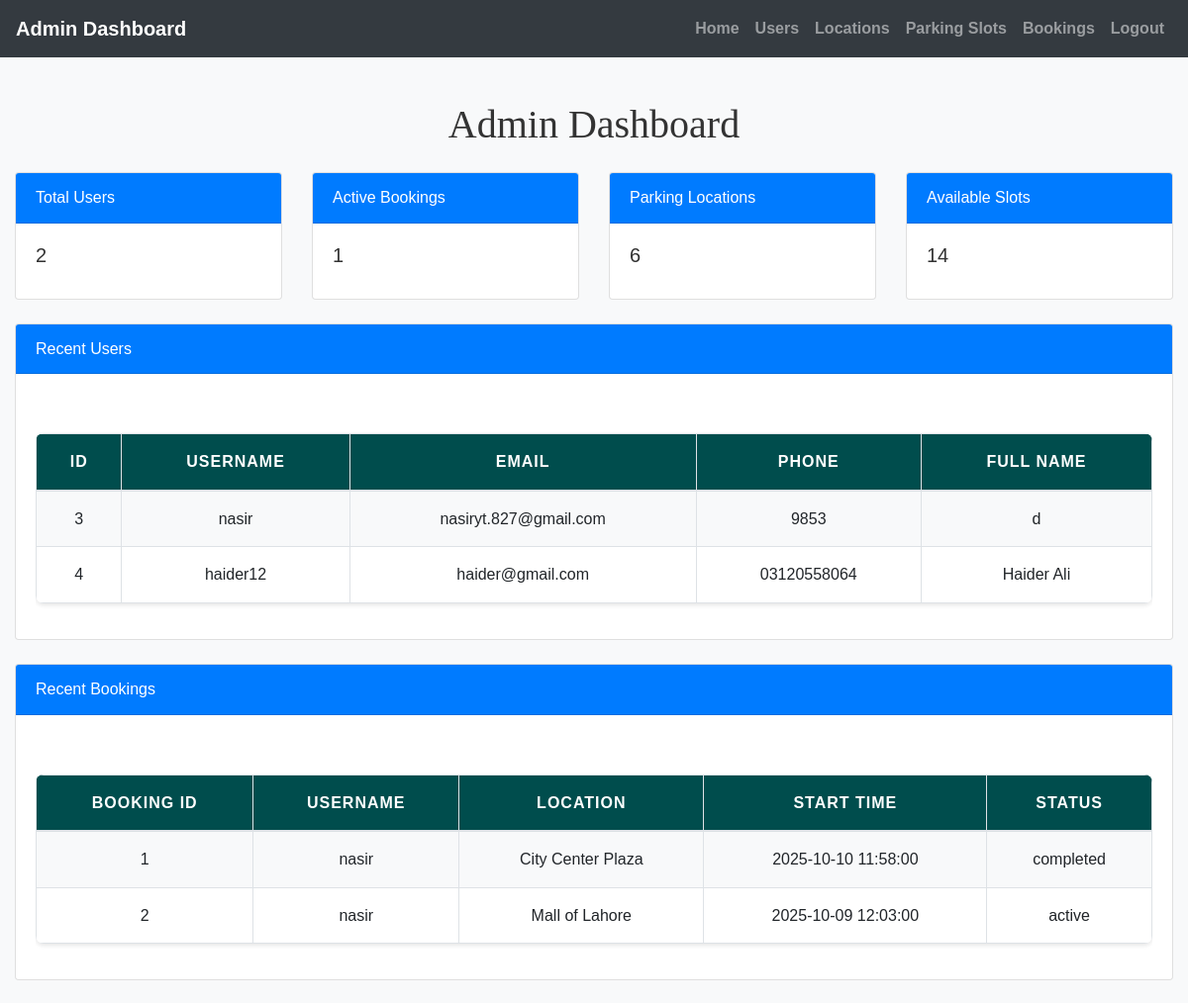
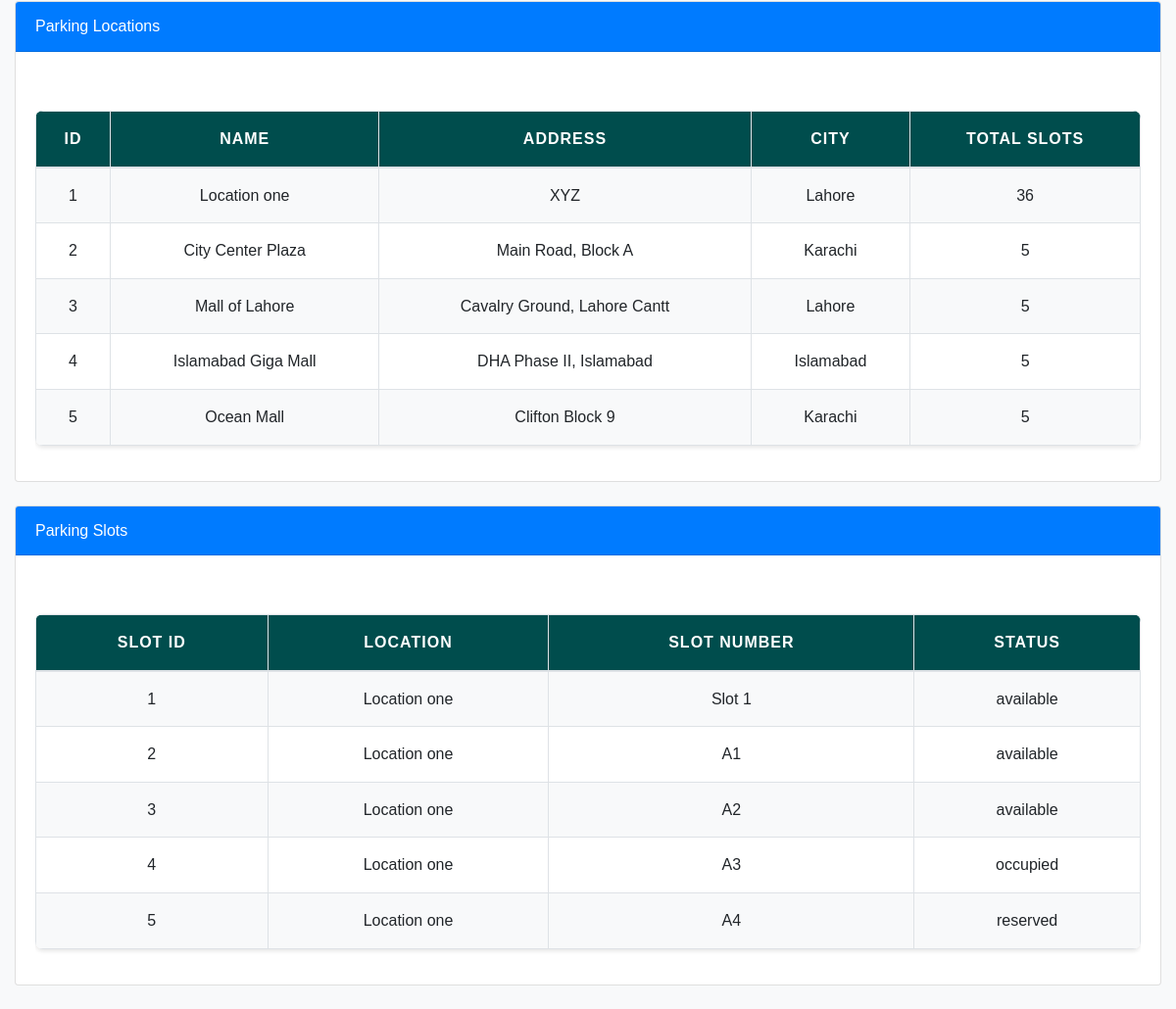
/admin/admin_home.php (signed in), run on the app's committed database (2 pictures, top to bottom).
### tables this page shows
CREATE TABLE `users` (
  `id` int(11) NOT NULL,
  `username` varchar(50) NOT NULL,
  `password` varchar(255) NOT NULL,
  `email` varchar(100) NOT NULL,
  `phone` varchar(20) NOT NULL,
  `age` int(11) DEFAULT NULL,
  `full_name` varchar(255) NOT NULL,
  `bio` text DEFAULT NULL
);

CREATE TABLE `bookings` (
  `booking_id` int(11) NOT NULL,
  `user_id` int(11) NOT NULL,
  `slot_id` int(11) NOT NULL,
  `location_id` int(11) NOT NULL,
  `start_time` datetime NOT NULL,
  `duration` int(11) NOT NULL,
  `end_time` datetime NOT NULL,
  `status` enum('active','completed','cancelled') NOT NULL DEFAULT 'active',
  `estimated_arrival_time` datetime DEFAULT NULL,
  `created_at` datetime NOT NULL DEFAULT current_timestamp()
);

CREATE TABLE `parking_locations` (
  `location_id` int(11) NOT NULL,
  `name` varchar(100) NOT NULL,
  `address` varchar(255) NOT NULL,
  `city` varchar(50) NOT NULL,
  `latitude` decimal(9,6) NOT NULL,
  `longitude` decimal(9,6) NOT NULL,
  `total_slots` int(11) NOT NULL,
  `created_at` datetime NOT NULL DEFAULT current_timestamp(),
  `updated_at` datetime NOT NULL DEFAULT current_timestamp() ON UPDATE current_timestamp()
);

CREATE TABLE `parking_slots` (
  `slot_id` int(11) NOT NULL,
  `location_id` int(11) NOT NULL,
  `slot_number` varchar(10) NOT NULL,
  `status` enum('available','occupied','reserved') NOT NULL DEFAULT 'available',
  `updated_at` datetime NOT NULL DEFAULT current_timestamp() ON UPDATE current_timestamp()
);

### admin/admin_home.php (the view, shortened to what this page needs)
<?php
include('config.php');
$users_query = "SELECT * FROM users LIMIT 5";
$users_result = mysqli_query($conn, $users_query);
$bookings_query = "SELECT b.*, u.username, pl.name as location_name
                 FROM bookings b
                 JOIN users u ON b.user_id = u.id
                 JOIN parking_locations pl ON b.location_id = pl.location_id
                 LIMIT 5";
$bookings_result = mysqli_query($conn, $bookings_query);
$locations_query = "SELECT * FROM parking_locations LIMIT 5";
$locations_result = mysqli_query($conn, $locations_query);
$slots_query = "SELECT ps.*, pl.name as location_name
               FROM parking_slots ps
               JOIN parking_locations pl ON ps.location_id = pl.location_id
               LIMIT 5";
$slots_result = mysqli_query($conn, $slots_query);
?>
<!DOCTYPE html>
<html lang="en">
<head>
    <link rel="stylesheet" href="https://maxcdn.bootstrapcdn.com/bootstrap/4.5.2/css/bootstrap.min.css">
    <link rel="stylesheet" href="https://cdnjs.cloudflare.com/ajax/libs/font-awesome/5.15.4/css/all.min.css">
    <link rel="stylesheet" href="../css/style.css">
</head>
<body>
    <?php include('admin_navbar.php'); ?>
    <div class="container-fluid main-content">
        <h1 class="mt-4 mb-4">Admin Dashboard</h1>
        <div class="row">
            <div class="col-md-3 mb-4">
                <div class="card dashboard-card">
                    <div class="card-header">Total Users</div>
                    <div class="card-body">
                        <h5 class="card-title"><?php echo mysqli_num_rows(mysqli_query($conn, "SELECT * FROM users")); ?></h5>
                    </div>
                </div>
            </div>
            <div class="col-md-3 mb-4">
                <div class="card dashboard-card">
                    <div class="card-header">Active Bookings</div>
                    <div class="card-body">
                        <h5 class="card-title"><?php echo mysqli_num_rows(mysqli_query($conn, "SELECT * FROM bookings WHERE status='active'")); ?></h5>
                    </div>
                </div>
            </div>
            <div class="col-md-3 mb-4">
                <div class="card dashboard-card">
                    <div class="card-header">Parking Locations</div>
                    <div class="card-body">
                        <h5 class="card-title"><?php echo mysqli_num_rows(mysqli_query($conn, "SELECT * FROM parking_locations")); ?></h5>
                    </div>
                </div>
            </div>
            <div class="col-md-3 mb-4">
                <div class="card dashboard-card">
                    <div class="card-header">Available Slots</div>
                    <div class="card-body">
                        <h5 class="card-title"><?php echo mysqli_num_rows(mysqli_query($conn, "SELECT * FROM parking_slots WHERE status='available'")); ?></h5>
                    </div>
                </div>
            </div>
        </div>
        <div id="users" class="card mb-4">
            <div class="card-header">Recent Users</div>
            <div class="card-body">
                <div class="table-responsive">
                    <table class="table table-striped">
                        <thead>
                            <tr>
                                <th>ID</th>
                                <th>Username</th>
                                <th>Email</th>
                                <th>Phone</th>
                                <th>Full Name</th>
                            </tr>
                        </thead>
                        <tbody>
                            <?php while ($row = mysqli_fetch_assoc($users_result)) { ?>
                                <tr>
                                    <td><?php echo $row['id']; ?></td>
                                    <td><?php echo $row['username']; ?></td>
                                    <td><?php echo $row['email']; ?></td>
                                    <td><?php echo $row['phone']; ?></td>
                                    <td><?php echo $row['full_name']; ?></td>
                                </tr>
                            <?php } ?>
                        </tbody>
                    </table>
                </div>
            </div>
        </div>
        <div id="bookings" class="card mb-4">
            <div class="card-header">Recent Bookings</div>
            <div class="card-body">
                <div class="table-responsive">
                    <table class="table table-striped">
                        <thead>
                            <tr>
                                <th>Booking ID</th>
                                <th>Username</th>
                                <th>Location</th>
                                <th>Start Time</th>
                                <th>Status</th>
                            </tr>
                        </thead>
                        <tbody>
                            <?php while ($row = mysqli_fetch_assoc($bookings_result)) { ?>
                                <tr>
                                    <td><?php echo $row['booking_id']; ?></td>
                                    <td><?php echo $row['username']; ?></td>
                                    <td><?php echo $row['location_name']; ?></td>
                                    <td><?php echo $row['start_time']; ?></td>
                                    <td><?php echo $row['status']; ?></td>
                                </tr>
                            <?php } ?>
                        </tbody>
                    </table>
                </div>
            </div>
        </div>
        <div id="locations" class="card mb-4">
            <div class="card-header">Parking Locations</div>
            <div class="card-body">
                <div class="table-responsive">
                    <table class="table table-striped">
                        <thead>
                            <tr>
                                <th>ID</th>
                                <th>Name</th>
                                <th>Address</th>
                                <th>City</th>
                                <th>Total Slots</th>
                            </tr>
                        </thead>
                        <tbody>
                            <?php while ($row = mysqli_fetch_assoc($locations_result)) { ?>
                                <tr>
                                    <td><?php echo $row['location_id']; ?></td>
                                    <td><?php echo $row['name']; ?></td>
                                    <td><?php echo $row['address']; ?></td>
                                    <td><?php echo $row['city']; ?></td>
                                    <td><?php echo $row['total_slots']; ?></td>
                                </tr>
                            <?php } ?>
                        </tbody>
                    </table>
                </div>
            </div>
        </div>
        <div id="slots" class="card mb-4">
            <div class="card-header">Parking Slots</div>
            <div class="card-body">
                <div class="table-responsive">
                    <table class="table table-striped">
                        <thead>
                            <tr>
                                <th>Slot ID</th>
                                <th>Location</th>
                                <th>Slot Number</th>
                                <th>Status</th>
                            </tr>
                        </thead>
                        <tbody>
                            <?php while ($row = mysqli_fetch_assoc($slots_result)) { ?>
                                <tr>
                                    <td><?php echo $row['slot_id']; ?></td>
                                    <td><?php echo $row['location_name']; ?></td>
                                    <td><?php echo $row['slot_number']; ?></td>
                                    <td><?php echo $row['status']; ?></td>
                                </tr>
                            <?php } ?>
                        </tbody>
                    </table>
                </div>
            </div>
        </div>
    </div>
</body>
</html>

### css/style.css (style rules this page uses)
body { background-color: #f8f9fa; font-family: 'Arial', sans-serif; color: #333; line-height: 1.6; }
h1, h2, h3, h4 { text-align: center; margin-top: 30px; margin-bottom: 30px; font-family: 'Georgia', serif; }
.table { width: 100%; border-collapse: collapse; margin-top: 20px; font-size: 16px; background-color: #ffffff; border-radius: 8px; overflow: hidden; box-shadow: 0 2px 4px rgba(0, 0, 0, 0.1); }
.table th, .table td { padding: 15px; border: 1px solid #dee2e6; text-align: center; }
.table thead th { background-color: #004d4d; color: white; font-weight: bold; text-transform: uppercase; letter-spacing: 1px; }
.table tbody tr:nth-child(odd) { background-color: #f8f9fa; }

### admin/admin_home.php (style rules this page uses)
.card-header { background-color: #007bff; color: white; }
.table-responsive { margin-top: 20px; }
.dashboard-card { transition: transform 0.2s; }
.main-content { padding-top: 20px; }

### data on the page
users: id "3", username "nasir", email "nasiryt.827@gmail.com", phone "9853", full_name "d"
users: id "4", username "haider12", email "haider@gmail.com", phone "03120558064", full_name "Haider Ali"
bookings: booking_id "1", user.username "nasir", location.name "City Center Plaza", start_time "2025-10-10 11:58:00", status "completed"
bookings: booking_id "2", user.username "nasir", location.name "Mall of Lahore", start_time "2025-10-09 12:03:00", status "active"
parking_locations: location_id "1", name "Location one", address "XYZ", city "Lahore", total_slots "36"
parking_locations: location_id "2", name "City Center Plaza", address "Main Road, Block A", city "Karachi", total_slots "5"
parking_locations: location_id "3", name "Mall of Lahore", address "Cavalry Ground, Lahore Cantt", city "Lahore", total_slots "5"
parking_locations: location_id "4", name "Islamabad Giga Mall", address "DHA Phase II, Islamabad", city "Islamabad", total_slots "5"
parking_locations: location_id "5", name "Ocean Mall", address "Clifton Block 9", city "Karachi", total_slots "5"
parking_slots: slot_id "1", location.name "Location one", slot_number "Slot 1", status "available"
parking_slots: slot_id "2", location.name "Location one", slot_number "A1", status "available"
parking_slots: slot_id "3", location.name "Location one", slot_number "A2", status "available"
parking_slots: slot_id "4", location.name "Location one", slot_number "A3", status "occupied"
parking_slots: slot_id "5", location.name "Location one", slot_number "A4", status "reserved"

### other printed values
mysqli_num_rows(mysqli_query($conn, "SELECT * FROM users")) "2"
